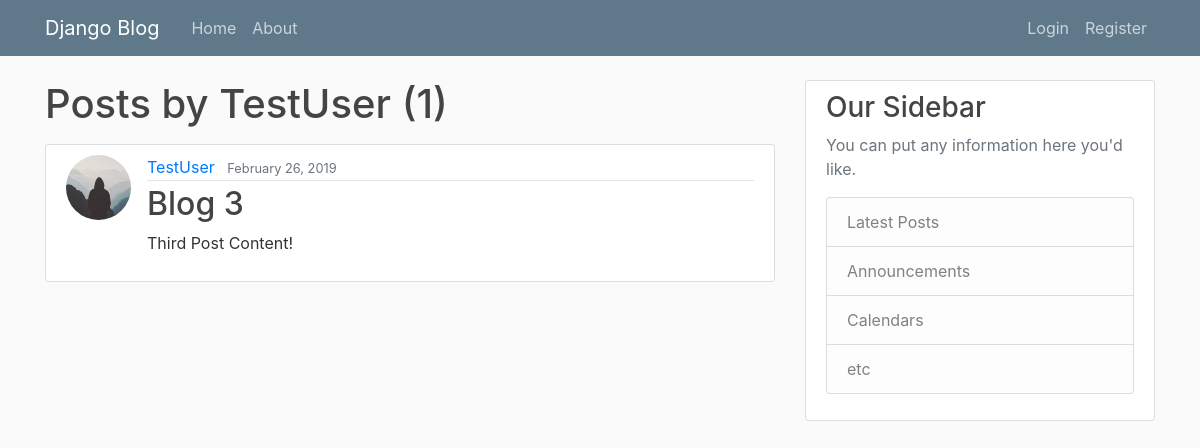
The page /user/TestUser on the database as committed earlier.
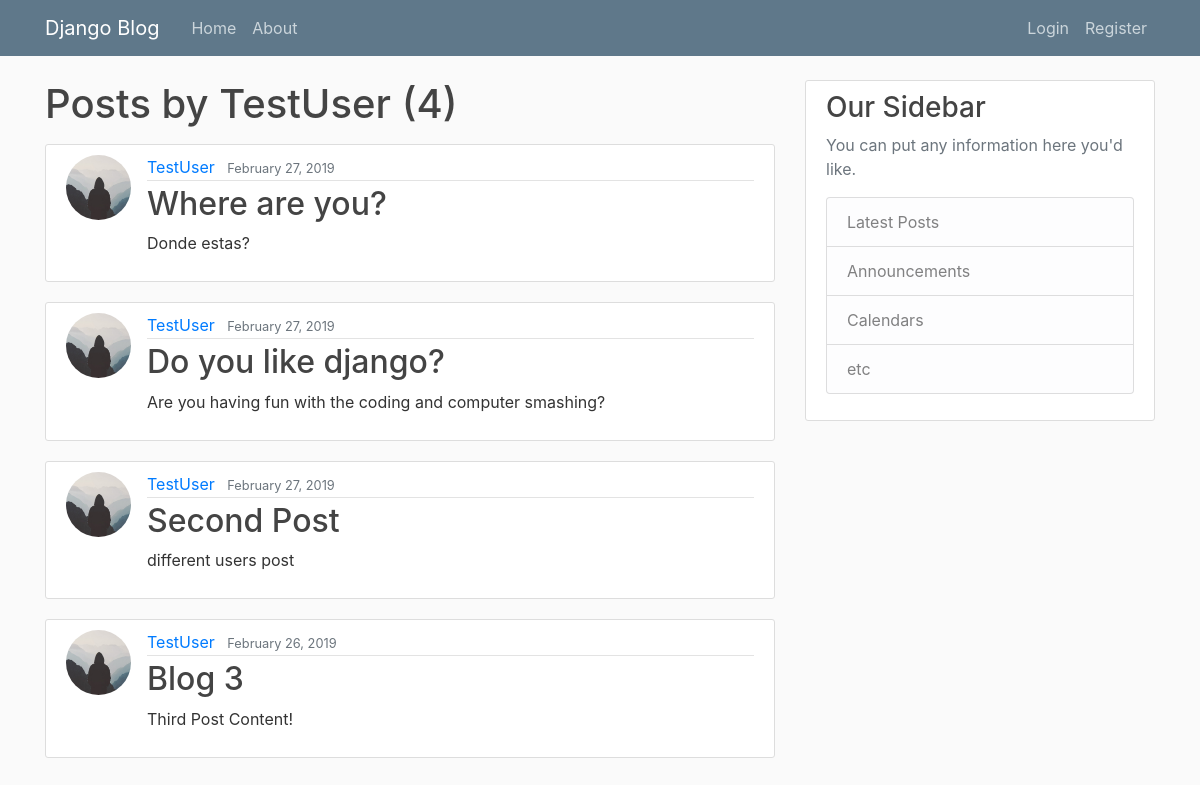
The same page on the database as committed later.
### blog/models.py (models this page shows, shortened)
class Post(models.Model):
    title = models.CharField(max_length=100)
    content = models.TextField()
    date_posted = models.DateTimeField(default=timezone.now)
    author = models.ForeignKey(User, on_delete=models.CASCADE)

### users/models.py (models this page shows, shortened)
class Profile(models.Model):
    user = models.OneToOneField(User, on_delete=models.CASCADE)
    image = models.ImageField(default='default.jpg', upload_to='profile_pics')

### blog/views.py (the view)
# urls.py: path('user/<str:username>', UserPostListView.as_view(), name='user-posts'),
class UserPostListView(ListView):
    model = Post
    template_name = 'blog/user_posts.html'
    context_object_name = 'posts'
    paginate_by = 5
    def get_queryset(self):
        user = get_object_or_404(User, username=self.kwargs.get('username'))
        return Post.objects.filter(author=user).order_by('-date_posted')

### blog/templates/blog/user_posts.html (shortened to what this page needs)
{% extends 'blog/base.html' %}
{% block content %}
    <h1 class='mb-3'>Posts by {{ view.kwargs.username }} ({{ page_obj.paginator.count }})</h1>
    {% for post in posts %}
        <article class="media content-section">
            <img class='rounded-circle article-img' src='{{ post.author.profile.image.url }}'>
            <div class="media-body">
                <div class="article-metadata">
                    <a class="mr-2" href="{% url 'user-posts' post.author.username %}">{{ post.author }}</a>
                    <small class="text-muted">{{ post.date_posted|date:'F d, Y' }}</small>
                </div>
                <h2><a class="article-title" href="{% url 'post-detail' post.id %}">{{ post.title }}</a></h2>
                <p class="article-content">{{ post.content }}</p>
            </div>
        </article>
    {% endfor %}
{% endblock %}

### blog/templates/blog/base.html (shortened to what this page needs)
{% load static %}
<!DOCTYPE html>
<html>
<head>
    <link rel="stylesheet" href="https://stackpath.bootstrapcdn.com/bootstrap/4.3.1/css/bootstrap.min.css">
    <link rel='stylesheet' type='text/css' href="{% static 'blog/main.css' %}">
</head>
<body>
    <header class="site-header">
        <nav class="navbar navbar-expand-md navbar-dark bg-steel fixed-top">
            <div class="container">
                <a class="navbar-brand mr-4" href="{% url 'blog-home' %}">Django Blog</a>
                <div class="collapse navbar-collapse" id="navbarToggle">
                    <div class="navbar-nav mr-auto">
                        <a class="nav-item nav-link" href="{% url 'blog-home' %}">Home</a>
                        <a class="nav-item nav-link" href="{% url 'blog-about' %}">About</a>
                    </div>
                    <div class="navbar-nav">
                        {% if user.is_authenticated %}
                            <a class="nav-item nav-link" href='{% url "post-create" %}'>New Post</a>
                            <a class="nav-item nav-link" href='{% url "profile" %}'>Profile</a>
                            <a class="nav-item nav-link" href='{% url "logout" %}'>Logout</a>
                        {% else %}
                            <a class="nav-item nav-link" href='{% url "login" %}'>Login</a>
                            <a class="nav-item nav-link" href='{% url "register" %}'>Register</a>
                        {% endif %}
                    </div>
                </div>
            </div>
        </nav>
    </header>
    <main role="main" class="container">
        <div class="row">
            <div class="col-md-8">
                {% block content %}{% endblock %}
            </div>
            <div class="col-md-4">
                <div class="content-section">
                    <h3>Our Sidebar</h3>
                    <p class='text-muted'>You can put any information here you'd like.
                        <ul class="list-group">
                            <li class="list-group-item list-group-item-light">Latest Posts</li>
                            <li class="list-group-item list-group-item-light">Announcements</li>
                            <li class="list-group-item list-group-item-light">Calendars</li>
                            <li class="list-group-item list-group-item-light">etc</li>
                        </ul>
                    </p>
                </div>
            </div>
        </div>
    </main>
</body>
</html>

### blog/static/blog/main.css (style rules this page uses)
body { background: #fafafa; color: #333333; margin-top: 5rem; }
h1, h2, h3, h4, h5, h6 { color: #444444; }
ul { margin: 0; }
.bg-steel { background-color: #5f788a; }
.site-header .navbar-nav .nav-link { color: #cbd5db; }
.content-section { background: #ffffff; padding: 10px 20px; border: 1px solid #dddddd; border-radius: 3px; margin-bottom: 20px; }
.article-title { color: #444444; }
.article-content { white-space: pre-line; }
.article-img { height: 65px; width: 65px; margin-right: 16px; }
.article-metadata { padding-bottom: 1px; margin-bottom: 4px; border-bottom: 1px solid #e3e3e3 }

Rows that differ between the two databases and show on the page:
added Post: author.profile.image (placeholder picture), author "TestUser", date_posted "February 27, 2019", title "Where are you?", content "Donde estas?"
added Post: author.profile.image (placeholder picture), author "TestUser", date_posted "February 27, 2019", title "Do you like django?", content "Are you having fun with the coding and computer smashing?"
added Post: author.profile.image (placeholder picture), author "TestUser", date_posted "February 27, 2019", title "Second Post", content "different users post"
Other text that changed with them:
{{ page_obj.paginator.count }}: "1" → "4"
